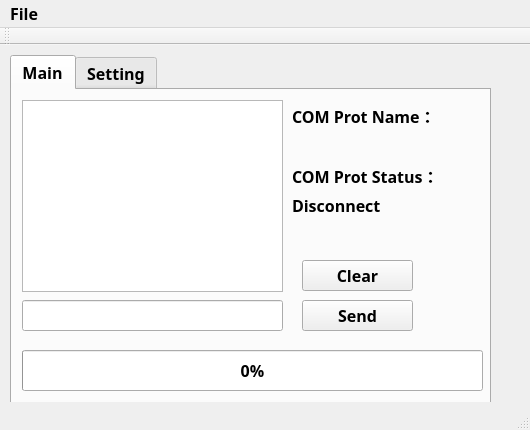
<?xml version="1.0" encoding="UTF-8"?>
<ui version="4.0">
 <class>MainWindow</class>
 <widget class="QMainWindow" name="MainWindow">
  <property name="geometry">
   <rect>
    <x>0</x>
    <y>0</y>
    <width>530</width>
    <height>430</height>
   </rect>
  </property>
  <property name="font">
   <font>
    <family>Noto Sans CJK TC Bold</family>
    <pointsize>12</pointsize>
    <weight>75</weight>
    <bold>true</bold>
   </font>
  </property>
  <property name="windowTitle">
   <string>RS232 Port Connection</string>
  </property>
  <widget class="QWidget" name="centralWidget">
   <widget class="QTabWidget" name="tabWidget">
    <property name="geometry">
     <rect>
      <x>10</x>
      <y>10</y>
      <width>481</width>
      <height>351</height>
     </rect>
    </property>
    <property name="currentIndex">
     <number>0</number>
    </property>
    <widget class="QWidget" name="tab">
     <attribute name="title">
      <string>Main</string>
     </attribute>
     <widget class="QLineEdit" name="msg_lineEdit">
      <property name="geometry">
       <rect>
        <x>10</x>
        <y>210</y>
        <width>261</width>
        <height>31</height>
       </rect>
      </property>
     </widget>
     <widget class="QTextBrowser" name="msg_textBrowser">
      <property name="geometry">
       <rect>
        <x>10</x>
        <y>10</y>
        <width>261</width>
        <height>192</height>
       </rect>
      </property>
     </widget>
     <widget class="QPushButton" name="send_msg_pushButton">
      <property name="geometry">
       <rect>
        <x>290</x>
        <y>210</y>
        <width>111</width>
        <height>31</height>
       </rect>
      </property>
      <property name="text">
       <string>Send</string>
      </property>
      <property name="icon">
       <iconset resource="icon.qrc">
        <normaloff>:/new/prefix1/icon/send.png</normaloff>:/new/prefix1/icon/send.png</iconset>
      </property>
     </widget>
     <widget class="QPushButton" name="clear_pushButton">
      <property name="geometry">
       <rect>
        <x>290</x>
        <y>170</y>
        <width>111</width>
        <height>31</height>
       </rect>
      </property>
      <property name="text">
       <string>Clear</string>
      </property>
      <property name="icon">
       <iconset resource="icon.qrc">
        <normaloff>:/new/prefix1/icon/clear.png</normaloff>:/new/prefix1/icon/clear.png</iconset>
      </property>
     </widget>
     <widget class="QProgressBar" name="progressBar">
      <property name="geometry">
       <rect>
        <x>10</x>
        <y>260</y>
        <width>461</width>
        <height>41</height>
       </rect>
      </property>
      <property name="value">
       <number>0</number>
      </property>
     </widget>
     <widget class="QLabel" name="port_status_label">
      <property name="geometry">
       <rect>
        <x>280</x>
        <y>100</y>
        <width>101</width>
        <height>31</height>
       </rect>
      </property>
      <property name="text">
       <string>Disconnect</string>
      </property>
     </widget>
     <widget class="QLabel" name="label_7">
      <property name="geometry">
       <rect>
        <x>280</x>
        <y>70</y>
        <width>151</width>
        <height>31</height>
       </rect>
      </property>
      <property name="text">
       <string>COM Prot Status：</string>
      </property>
     </widget>
     <widget class="QLabel" name="label_8">
      <property name="geometry">
       <rect>
        <x>280</x>
        <y>10</y>
        <width>151</width>
        <height>31</height>
       </rect>
      </property>
      <property name="text">
       <string>COM Prot Name：</string>
      </property>
     </widget>
     <widget class="QLabel" name="port_name_label">
      <property name="geometry">
       <rect>
        <x>280</x>
        <y>40</y>
        <width>221</width>
        <height>31</height>
       </rect>
      </property>
      <property name="text">
       <string/>
      </property>
     </widget>
    </widget>
    <widget class="QWidget" name="tab_2">
     <attribute name="title">
      <string>Setting</string>
     </attribute>
     <widget class="QPushButton" name="open_com_pushButton">
      <property name="geometry">
       <rect>
        <x>10</x>
        <y>260</y>
        <width>131</width>
        <height>41</height>
       </rect>
      </property>
      <property name="text">
       <string>Open COM</string>
      </property>
      <property name="icon">
       <iconset resource="icon.qrc">
        <normaloff>:/new/prefix1/icon/connect.png</normaloff>:/new/prefix1/icon/connect.png</iconset>
      </property>
     </widget>
     <widget class="QComboBox" name="port_name_comboBox">
      <property name="geometry">
       <rect>
        <x>10</x>
        <y>40</y>
        <width>131</width>
        <height>41</height>
       </rect>
      </property>
     </widget>
     <widget class="QLabel" name="label">
      <property name="geometry">
       <rect>
        <x>10</x>
        <y>10</y>
        <width>101</width>
        <height>31</height>
       </rect>
      </property>
      <property name="text">
       <string>Port Name：</string>
      </property>
     </widget>
     <widget class="QComboBox" name="port_baud_comboBox">
      <property name="geometry">
       <rect>
        <x>10</x>
        <y>120</y>
        <width>131</width>
        <height>41</height>
       </rect>
      </property>
     </widget>
     <widget class="QLabel" name="label_2">
      <property name="geometry">
       <rect>
        <x>10</x>
        <y>90</y>
        <width>101</width>
        <height>31</height>
       </rect>
      </property>
      <property name="text">
       <string>Baudrate：</string>
      </property>
     </widget>
     <widget class="QLabel" name="label_3">
      <property name="geometry">
       <rect>
        <x>10</x>
        <y>170</y>
        <width>101</width>
        <height>31</height>
       </rect>
      </property>
      <property name="text">
       <string>Parity：</string>
      </property>
     </widget>
     <widget class="QComboBox" name="port_parity_comboBox">
      <property name="geometry">
       <rect>
        <x>10</x>
        <y>200</y>
        <width>131</width>
        <height>41</height>
       </rect>
      </property>
      <item>
       <property name="text">
        <string>NONE</string>
       </property>
      </item>
      <item>
       <property name="text">
        <string>ODD</string>
       </property>
      </item>
      <item>
       <property name="text">
        <string>EVEN</string>
       </property>
      </item>
      <item>
       <property name="text">
        <string>SPACE</string>
       </property>
      </item>
      <item>
       <property name="text">
        <string>MARK</string>
       </property>
      </item>
     </widget>
     <widget class="QComboBox" name="port_dataBit_comboBox">
      <property name="geometry">
       <rect>
        <x>160</x>
        <y>40</y>
        <width>131</width>
        <height>41</height>
       </rect>
      </property>
      <item>
       <property name="text">
        <string>8</string>
       </property>
      </item>
      <item>
       <property name="text">
        <string>7</string>
       </property>
      </item>
      <item>
       <property name="text">
        <string>6</string>
       </property>
      </item>
     </widget>
     <widget class="QLabel" name="label_4">
      <property name="geometry">
       <rect>
        <x>160</x>
        <y>10</y>
        <width>101</width>
        <height>31</height>
       </rect>
      </property>
      <property name="text">
       <string>Data Bit：</string>
      </property>
     </widget>
     <widget class="QLabel" name="label_5">
      <property name="geometry">
       <rect>
        <x>160</x>
        <y>90</y>
        <width>101</width>
        <height>31</height>
       </rect>
      </property>
      <property name="text">
       <string>Stop Bit：</string>
      </property>
     </widget>
     <widget class="QComboBox" name="port_stopBit_comboBox">
      <property name="geometry">
       <rect>
        <x>160</x>
        <y>120</y>
        <width>131</width>
        <height>41</height>
       </rect>
      </property>
      <item>
       <property name="text">
        <string>1</string>
       </property>
      </item>
      <item>
       <property name="text">
        <string>1.5</string>
       </property>
      </item>
      <item>
       <property name="text">
        <string>2</string>
       </property>
      </item>
     </widget>
     <widget class="QLabel" name="label_6">
      <property name="geometry">
       <rect>
        <x>160</x>
        <y>170</y>
        <width>101</width>
        <height>31</height>
       </rect>
      </property>
      <property name="text">
       <string>Flow Control：</string>
      </property>
     </widget>
     <widget class="QComboBox" name="port_flowControl_comboBox">
      <property name="geometry">
       <rect>
        <x>160</x>
        <y>200</y>
        <width>131</width>
        <height>41</height>
       </rect>
      </property>
      <item>
       <property name="text">
        <string>NONE</string>
       </property>
      </item>
      <item>
       <property name="text">
        <string>SOFTWARE</string>
       </property>
      </item>
      <item>
       <property name="text">
        <string>HARDWARE</string>
       </property>
      </item>
     </widget>
     <widget class="QPushButton" name="close_com_pushButton">
      <property name="geometry">
       <rect>
        <x>160</x>
        <y>260</y>
        <width>131</width>
        <height>41</height>
       </rect>
      </property>
      <property name="text">
       <string>Close COM</string>
      </property>
      <property name="icon">
       <iconset resource="icon.qrc">
        <normaloff>:/new/prefix1/icon/disconnect.png</normaloff>:/new/prefix1/icon/disconnect.png</iconset>
      </property>
     </widget>
    </widget>
   </widget>
  </widget>
  <widget class="QMenuBar" name="menuBar">
   <property name="geometry">
    <rect>
     <x>0</x>
     <y>0</y>
     <width>530</width>
     <height>21</height>
    </rect>
   </property>
   <widget class="QMenu" name="menuFile">
    <property name="title">
     <string>File</string>
    </property>
    <addaction name="actionTransmit_file"/>
   </widget>
   <addaction name="menuFile"/>
  </widget>
  <widget class="QToolBar" name="mainToolBar">
   <attribute name="toolBarArea">
    <enum>TopToolBarArea</enum>
   </attribute>
   <attribute name="toolBarBreak">
    <bool>false</bool>
   </attribute>
  </widget>
  <widget class="QStatusBar" name="statusBar"/>
  <action name="actionTransmit_file">
   <property name="text">
    <string>Transmit File</string>
   </property>
  </action>
 </widget>
 <layoutdefault spacing="6" margin="11"/>
 <resources>
  <include location="icon.qrc"/>
 </resources>
 <connections>
  <connection>
   <sender>clear_pushButton</sender>
   <signal>clicked()</signal>
   <receiver>msg_textBrowser</receiver>
   <slot>clear()</slot>
   <hints>
    <hint type="sourcelabel">
     <x>332</x>
     <y>283</y>
    </hint>
    <hint type="destinationlabel">
     <x>265</x>
     <y>203</y>
    </hint>
   </hints>
  </connection>
  <connection>
   <sender>msg_lineEdit</sender>
   <signal>returnPressed()</signal>
   <receiver>send_msg_pushButton</receiver>
   <slot>click()</slot>
   <hints>
    <hint type="sourcelabel">
     <x>271</x>
     <y>315</y>
    </hint>
    <hint type="destinationlabel">
     <x>317</x>
     <y>312</y>
    </hint>
   </hints>
  </connection>
 </connections>
</ui>
